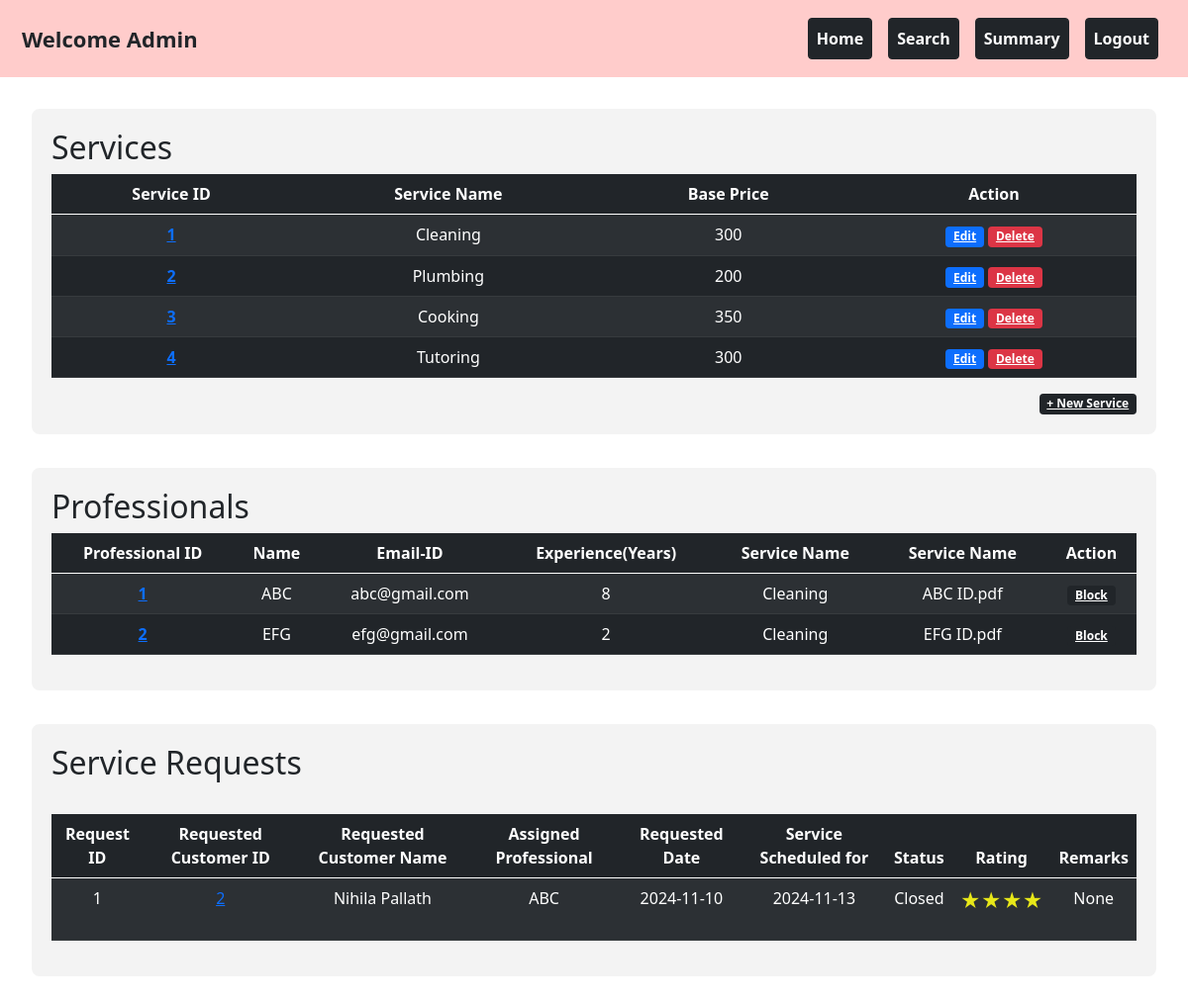
Page /admin_dashboard on the committed database.
### backend/models.py (models this page shows)
class Service(db.Model):
    __tablename__="service"
    id=db.Column(db.Integer,primary_key=True)
    name=db.Column(db.String,nullable=False)
    basic_price=db.Column(db.Integer,nullable=False)
    Description=db.Column(db.String,nullable=False)
    professionals=db.relationship("Professional_Info",cascade="all,delete",backref="service",lazy=True)
    service_requests=db.relationship("Service_Request",cascade="all,delete",backref="service",lazy=True)

class Professional_Info(db.Model):
    __tablename__="professional_info"
    id=db.Column(db.Integer,primary_key=True)
    email_id=db.Column(db.String,unique=True,nullable=False)
    password=db.Column(db.String,nullable=False)
    full_name=db.Column(db.String,nullable=False)
    experience=db.Column(db.Integer,nullable=False)
    proof_doc=db.Column(db.String,nullable=False)
    address=db.Column(db.String,nullable=False)
    pin_code=db.Column(db.Integer,nullable=False)
    service_id=db.Column(db.Integer,db.ForeignKey("service.id"))
    rating=db.Column(db.Integer,default=0)
    profile_status=db.Column(db.Integer,default=0) #not accepted yet=0 ,accepted=1
    blocked_status=db.Column(db.Integer,default=0) #not blocked=0, 1-blocked
    service_requests=db.relationship("Service_Request",cascade="all,delete",backref="professional_info",lazy=True)

class Service_Request(db.Model):
    __tablename__="service_request"
    id=db.Column(db.Integer,primary_key=True)
    service_id=db.Column(db.Integer,db.ForeignKey("service.id"),nullable=False)
    customer_id=db.Column(db.Integer,db.ForeignKey("customer_info.id"),nullable=False)
    professional_id=db.Column(db.Integer,db.ForeignKey("professional_info.id"),nullable=False)
    date_of_request=db.Column(db.DateTime, default=datetime.now)
    service_date=db.Column(db.Date)
    service_description=db.Column(db.String,nullable=False)
    service_status=db.Column(db.Integer,default=0) # requested from cust=>0 ACCEPTED by prof=>1 reject by prof =>2 CLOSED by cust=>3
    remarks=db.Column(db.String,nullable=True)
    rating=db.Column(db.Integer,default=0) #0 means no rating

class Customer_Info(db.Model):
    __tablename__="customer_info"
    id=db.Column(db.Integer,primary_key=True)
    email_id=db.Column(db.String,unique=True,nullable=False)
    password=db.Column(db.String,nullable=False)
    full_name=db.Column(db.String,nullable=False)
    phone_number=db.Column(db.Integer,nullable=False)
    role=db.Column(db.Integer,default=1) #for customer its 1 . for admin its 0
    address=db.Column(db.String,nullable=False)
    pin_code=db.Column(db.Integer,nullable=False)
    blocked_status=db.Column(db.Integer,default=0) #not blocked=0, 1-blocked
    service_requests=db.relationship("Service_Request",cascade="all,delete",backref="customer_info",lazy=True)

### backend/controller.py (the view)
@app.route("/admin_dashboard",methods=["GET","POST"])
def admin_dashboard():
    service_list=Service.query.all()
    prof_list=Professional_Info.query.all()
    req_list=Service_Request.query.all()
    service_dict={service.id:service for service in Service.query.all()}
    cust_dict={cust_obj.id:cust_obj for cust_obj in Customer_Info.query.all()}
    prof_dict={prof_obj.id:prof_obj for prof_obj in Professional_Info.query.all()}
    return render_template ("admin_dashboard.html",professionals=prof_dict,customers=cust_dict,req_objs=req_list,service_list=service_list,prof_list=prof_list,service_dict=service_dict)

### templates/admin_dashboard.html (shortened to what this page needs)
<!DOCTYPE html>
<html lang="en">
    <head>
        <link rel="stylesheet" href="static\styles\style.css">
        <link href="https://cdn.jsdelivr.net/npm/bootstrap@5.0.2/dist/css/bootstrap.min.css" rel="stylesheet">
    </head>
    <body>
        <div class="container-fluid" style="background-color: #ffcccb; padding: 10px;">
            <nav class="navbar navbar-expand-lg navbar-light w-100">
                <div class="container-fluid">
                    <div style="font-size: 22px;"><strong>Welcome Admin</strong></div>
                    <div class="collapse navbar-collapse justify-content-end" id="navbarNav">
                        <ul class="navbar-nav">
                            <li class="nav-item">
                                <a class="nav-link btn btn-dark mx-2 text-white fw-bold" href="#home">Home</a>
                            </li>
                            <li class="nav-item">
                                <a class="nav-link btn btn-dark mx-2 text-white fw-bold" href="{{url_for('search_tab_admin')}}">Search</a>
                            </li>
                            <li class="nav-item">
                                <a class="nav-link btn btn-dark mx-2 text-white fw-bold" href="{{url_for('summary_admin')}}">Summary</a>
                            </li>
                            <li class="nav-item">
                                <a class="nav-link btn btn-dark mx-2 text-white fw-bold" href="/">Logout</a>
                            </li>
                        </ul>
                    </div>
                </div>
            </nav>
        </div>
        <div id="home" class="content-section">
            <div class="container-box">
                <h2>Services</h2>
                <table class="table table-dark table-striped" style="text-align: center;">
                    <thead>
                        <tr>
                            <th scope="col">Service ID</th>
                            <th scope="col">Service Name</th>
                            <th scope="col">Base Price</th>
                            <th scope="col">Action</th>
                        </tr>
                    </thead>
                    <tbody>
                        {% for service in service_list %}
                        <tr>
                            <th scope="row"><a href="/service_request/{{service.id}}">{{service.id}}</a></th>
                            <td>{{service.name}}</td>
                            <td>{{service.basic_price}}</td>
                            <td>
                                <a href="/edit_service/{{service.id}}" type="button" class="badge bg-primary">Edit</a>
                                <a href="/delete_service/{{service.id}}" type="button" class="badge bg-danger">Delete</a>
                            </td>
                        </tr>
                        {% endfor %}
                    </tbody>
                </table>
                <div style="display: flex; justify-content: right;">
                    <a href="/add_service" class="badge bg-dark">+ New Service</a>
                </div>
            </div>
            {% if prof_list != [] %}
                <div class="container-box">
                    <h2>Professionals</h2>
                    <table class="table table-dark table-striped" style="text-align: center;">
                        <thead>
                            <tr>
                                <th scope="col"> Professional ID</th>
                                <th scope="col">Name</th>
                                <th scope="col">Email-ID</th>
                                <th scope="col">Experience(Years)</th>
                                <th scope="col">Service Name</th>
                                <th scope="col">Service Name</th>
                                <th scope="col" >Action</th>
                            </tr>
                        </thead>
                        <tbody>
                            {% for prof in prof_list %}
                                <tr>
                                    <th scope="row"><a href="{{url_for('professional',prof_id=prof.id)}}">{{prof.id}} </a></th>
                                    <td>{{prof.full_name}}</td>
                                    <td>{{prof.email_id}}</td>
                                    <td>{{prof.experience}}</td>
                                    <td>{{service_dict[prof.service_id].name}}</td>
                                    <td>{{prof.proof_doc}}</td>
                                    {% if prof.profile_status == 0 and prof.blocked_status == 0 %}
                                    <td>
                                        <a type="button" href="{{ url_for('approve_prof',prof_id=prof.id) }}" class="badge bg-success">Approve</a>
                                        <a type="button" href="{{ url_for('reject_prof',prof_id=prof.id) }}" class="badge bg-danger">Reject</a>
                                        <a type="button" href="{{ url_for('block_prof',prof_id=prof.id) }}" class="badge bg-warning">Block</a>
                                    </td>
                                    {% elif prof.profile_status == 1 and prof.blocked_status == 0 %}
                                    <td>
                                        <a type="button" href="{{ url_for('block_prof',prof_id=prof.id) }}" class="badge bg-dark">Block</a>
                                    </td>
                                    {% else %}
                                    <td>
                                        <a type="button" href="{{ url_for('unblock_prof',prof_id=prof.id) }}" class="badge bg-light text-dark">Un Block</a>
                                    </td>
                                    {% endif %}
                                </tr>
                            {% endfor %}
                        </tbody>
                    </table>
                </div>
            {% endif %}
            {% if req_objs != [] %}
                <div class="container-box">
                    <h2> Service Requests </h2><br>
                    <table class="table table-dark table-striped" style="text-align: center;">
                        <thead>
                            <tr>
                                <th scope="col"> Request ID</th>
                                <th scope="col">Requested Customer ID</th>
                                <th scope="col">Requested Customer Name</th>
                                <th scope="col">Assigned Professional</th>
                                <th scope="col">Requested Date</th>
                                <th scope="col">Service Scheduled for</th>
                                <th scope="col">Status</th>
                                {% if req_objs[0].service_status == 3 %}
                                <th scope="col">Rating</th>
                                <th scope="col">Remarks</th>
                                {% endif %}
                            </tr>
                        </thead>
                        <tbody>
                            {% for request in req_objs %}
                                <tr>
                                    <td>{{request.id}} </td>
                                    <td><a href="{{url_for('cust_profile_admin',cust_id=request.customer_id)}}">{{request.customer_id}} </a></td>
                                    <td>{{customers[request.customer_id].full_name}} </td>
                                    <td>{{professionals[request.professional_id].full_name}} </td>
                                    <td>{{request.date_of_request.strftime('%Y-%m-%d')}}</td>
                                    <td>{{request.service_date}}</td>
                                    <td>
                                        {% if request.service_status==0 %}
                                            Requested
                                        {% elif request.service_status==1 %}
                                            Accepted
                                        {% elif request.service_status==2 %}
                                            Rejected
                                        {% elif request.service_status==3 %}
                                            Closed
                                        {% endif %}
                                        </td>
                                    {% if req_objs[0].service_status == 3 %}
                                        <td>
                                            {% if request.rating ==1 %}
                                                <p style="color: rgb(232, 232, 25);font-size: 20px;">★</p>
                                            {% elif request.rating ==2 %}
                                                <p style="color: rgb(232, 232, 25);font-size: 20px;">★★</p>
                                            {% elif request.rating ==3 %}
                                                <p style="color: rgb(232, 232, 25);font-size: 20px;">★★★</p>
                                            {% elif request.rating ==4 %}
                                                <p style="color: rgb(232, 232, 25);font-size: 20px;">★★★★</p>
                                            {% elif request.rating ==5 %}
                                                <p style="color: rgb(232, 232, 25);font-size: 20px;">★★★★★</p>
                                            {% else %}
                                                <p>None</p>
                                            {% endif %}
                                        </td>
                                        <td>{{request.remarks}} </td>
                                    {% endif %}
                                </tr>
                            {% endfor %}
                        </tbody>
                    </table>
                </div>
            {% endif %}
        </div>
    </body>
</html>

### static/styles/style.css (style rules this page uses)
.container-box { padding: 20px; background-color: #f3f3f3; border: 2px solid #ffffff; border-radius: 10px; margin-top: 30px; margin-left: 30px; margin-right: 30px; margin-bottom: 30px; }
.content-section { display: none; }
body:not(:has(:target)) #home { display: block; }

### rows in the picture
Service: id "1", name "Cleaning", basic_price "300"
Service: id "2", name "Plumbing", basic_price "200"
Service: id "3", name "Cooking", basic_price "350"
Service: id "4", name "Tutoring", basic_price "300"
Professional_Info: id "1", full_name "ABC", email_id "abc@gmail.com", experience "8", proof_doc "ABC ID.pdf"
Professional_Info: id "2", full_name "EFG", email_id "efg@gmail.com", experience "2", proof_doc "EFG ID.pdf"
Service_Request: id "1", customer_id "2", date_of_request "2024-11-10", service_date "2024-11-13", service_status "Closed", remarks "None"
Customer_Info: full_name "Nihila Pallath"
